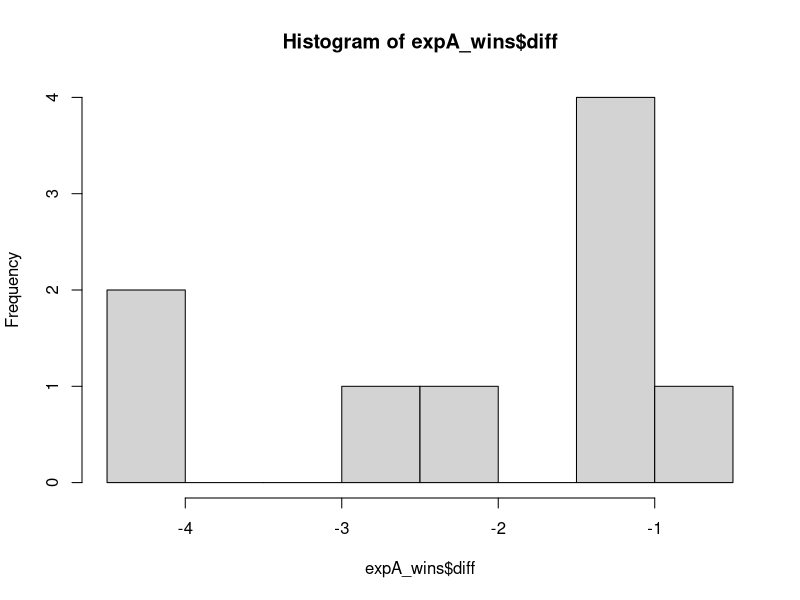
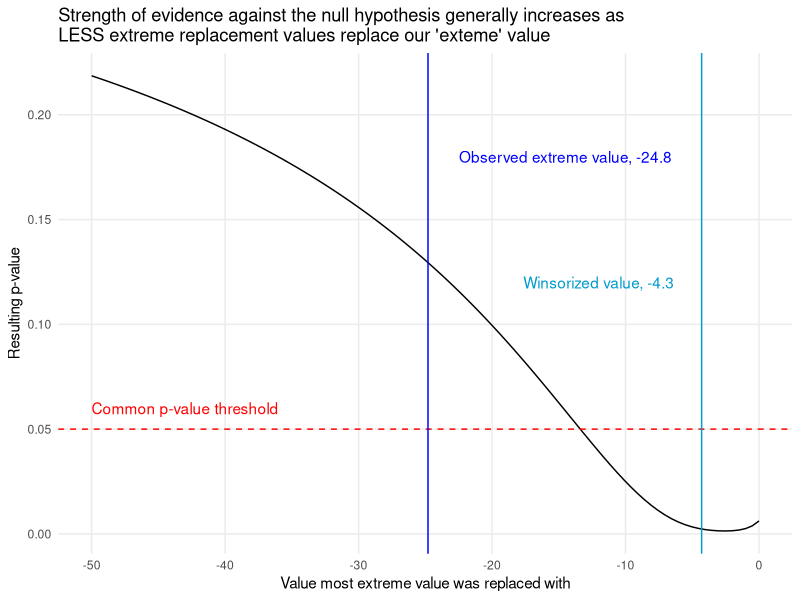
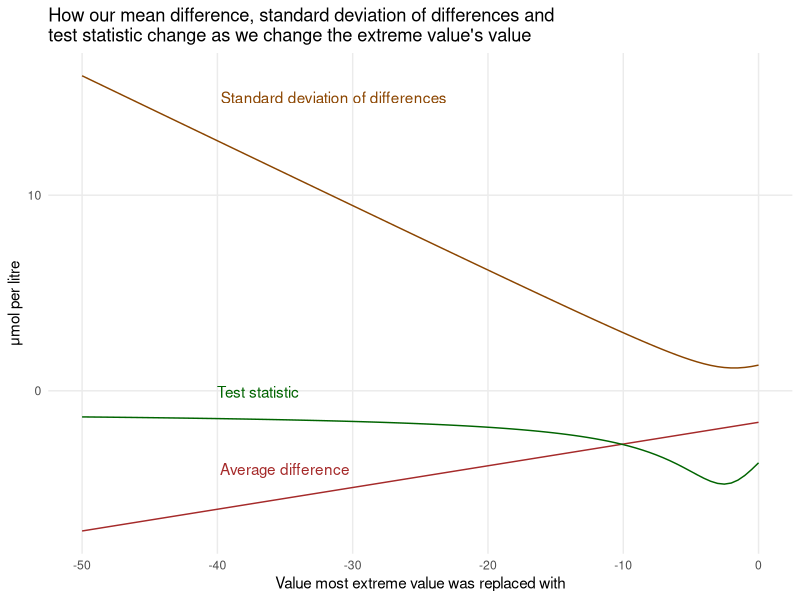
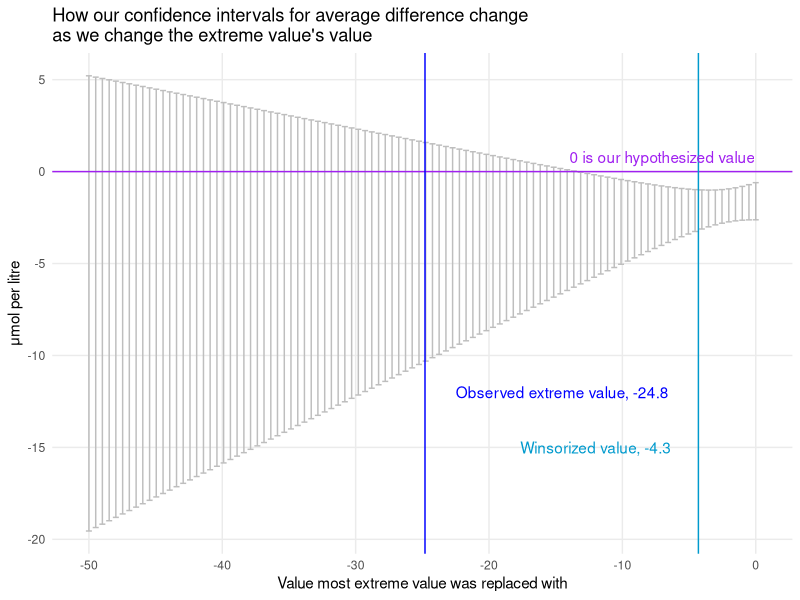

Here is the R script that generated these plots, in order:
## ---- chunk 1
knitr::include_graphics("https://i.kym-cdn.com/entries/icons/original/000/027/475/Screen_Shot_2018-10-25_at_11.02.15_AM.png")
## ---- chunk 2
library(tidyverse)
library(broom) #tidy function
library(kableExtra)
## ---- chunk 3
expA <- tibble(
  sample = c(101, 102, 103, 104, 105, 106, 107, 108, 109),
  before = c(7.4, 8.9, 11.1, 12.3, 21.8, 39.6, 43, 46.6, 279.6),
  after = c(6.3, 7.9, 10.3, 11.3, 20.7, 36.8, 38.7, 44.2, 254.8)
    ) %>% 
  mutate(diff = after-before) %>% 
  arrange(diff)

expA %>% 
  kbl() %>% 
  kable_styling()
## ---- chunk 4
t.test(expA$diff)
## ---- chunk 5
# create base for Winsorizing
expA_wins <- expA 

# Winsorize (note this code isn't necessarily generalizable!)
expA_wins$diff[1] <- expA_wins$diff[2] 
## ---- chunk 6
hist(expA_wins$diff)
## ---- chunk 7
shapiro.test(expA_wins$diff)
## ---- chunk 8
# t-test
t.test(expA_wins$diff)
## ---- chunk 9
Means = tibble("Version" = c("Mean difference", "Standard deviation"), Raw = c(round(mean(expA$diff),2),  round(sd(expA$diff),2)), Winsorized = c(round(mean(expA_wins$diff), 2), round(sd(expA_wins$diff), 2))) %>% 
  t()

Means %>% 
  kbl() %>%
  kable_styling()
## ---- chunk 10
simulation <- tibble(
  group = rep(1:100, each = 9),
  diff = rep(expA$diff, 100),
  obs = rep(1:9, 100)
) %>% 
  arrange(obs) %>% 
  mutate(extreme_val = rep(round(seq(-50, 0, length.out = 100), 2), 9))

# replace the most extreme value with a series of other values
simulation$diff[1:100] = round(seq(-50, 0, length.out = 100), 2)

simulation_grouped <- simulation %>% 
  group_by(group, extreme_val) %>% 
  select(-obs) %>% 
  nest() %>% 
  mutate(t_test = map(data, ~{t.test(.) %>% tidy()})) %>% 
  unnest(cols = c(data, t_test)) %>% 
  select(-parameter, -method, -alternative) %>% 
  mutate(sd = sd(diff))
## ---- chunk 11
simulation_grouped %>% 
  select(-diff) %>% 
  distinct() %>% 
  group_by(group, extreme_val) %>% 
  ggplot(aes(x = extreme_val, y = p.value)) +
  geom_line() +
  theme_minimal() +
  labs(x = "Value most extreme value was replaced with", y = "Resulting p-value",
       title = "Strength of evidence against the null hypothesis generally increases as\nLESS extreme replacement values replace our 'exteme' value") +
  theme(panel.grid.minor = element_blank()) +
  geom_hline(yintercept = 0.05, colour = "red", lty = 2) +
  geom_vline(xintercept = -24.8, colour = "blue") +
    geom_vline(xintercept = -4.3, colour = "deepskyblue3") +
  annotate("text", x = -43, y = 0.06, label = "Common p-value threshold", color = "red") +
  annotate("text", x = -14.5, y = 0.18, label = "Observed extreme value, -24.8", color = "blue") +
  annotate("text", x = -12, y = 0.12, label = "Winsorized value, -4.3", color = "deepskyblue3")

## ---- chunk 12
simulation_grouped %>% 
  select(-diff) %>% 
  distinct() %>% 
  group_by(group, extreme_val) %>% 
  pivot_longer(-c(group, extreme_val)) %>% 
  filter(name %in% c("estimate", "sd", "statistic")) %>% 
  ggplot(aes(x = extreme_val, y = value, color = name)) + 
  geom_line() +
    theme_minimal() +
  labs(x = "Value most extreme value was replaced with", y = "μmol per litre",
       title = "How our mean difference, standard deviation of differences and\ntest statistic change as we change the extreme value's value") +
  theme(panel.grid.minor = element_blank(), legend.position = 'none') +
    annotate("text", x = -31.4, y = 15, label = "Standard deviation of differences", color = "darkorange4") +
  annotate("text", x = -37, y = -0.05, label = "Test statistic", color = "darkgreen") +
  annotate("text", x = -35, y = -4, label = "Average difference", color = "brown") +
  scale_colour_manual(values = c("brown", "darkorange4", "darkgreen")) 
## ---- chunk 13
simulation_grouped %>% 
  select(-diff) %>% 
  distinct() %>% 
  group_by(group, extreme_val) %>% 
  #pivot_longer(-c(group, extreme_val)) %>% 
  #filter(name %in% c("conf.low", "conf.high")) %>% 
  ggplot(aes(x = extreme_val, ymin = conf.low, ymax = conf.high)) + 
  #geom_ribbon(fill = "lightgray", alpha = 0.7) +
  geom_errorbar(color = "grey") +
    theme_minimal() +
  labs(x = "Value most extreme value was replaced with", y = "μmol per litre",
       title = "How our confidence intervals for average difference change\nas we change the extreme value's value") +
  theme(panel.grid.minor = element_blank(), legend.position = 'none') +
  geom_hline(yintercept = 0, colour = "purple") +
    geom_vline(xintercept = -24.8, colour = "blue") +
    geom_vline(xintercept = -4.3, colour = "deepskyblue3") +
  annotate("text", x = -7, y = 0.8, label = "0 is our hypothesized value", color = "purple") +
    annotate("text", x = -14.5, y = -12, label = "Observed extreme value, -24.8", color = "blue") +
  annotate("text", x = -12, y = -15, label = "Winsorized value, -4.3", color = "deepskyblue3")
## ---- chunk 14
expB <- tibble(
  sample = 1:19,
  before = c(7.19, 60.64, 20.56, 4076, 14.69, 23.65, 15.37, 11.71, 36.48, 211.1, 
             413.7, 24.5, 18.4, 96.23, 15.61, 6.78, 141.7, 187.7, 29.57),
  after = c(6.55, 60.85, 19.92, 3954, 13.74, 23.65, 15.2, 11.88, 36.7, 211.1, 
            422.1, 23.53, 18, 93.01, 15.3, 6.47, 140.6, 185.3, 29.17)) %>% 
  mutate(diff = after-before) %>% 
  arrange(diff)

expB

t.test(expB$diff)
## ---- chunk 15
expB_wins <- expB

# replace with next on number line
expB_wins$diff[1] <- expB_wins$diff[2] 
t.test(expB_wins$diff)

# replace with next biggest overall
expB_wins$diff[1] <- expB_wins$diff[19] 
t.test(expB_wins$diff)
  
# replace with next biggest overall, but match sign
expB_wins$diff[1] <- -expB_wins$diff[19] 
t.test(expB_wins$diff)
  
